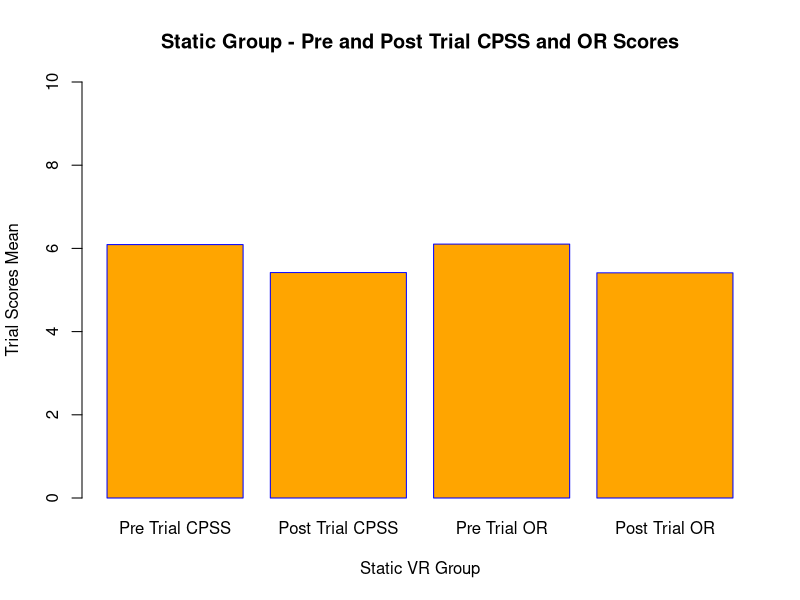
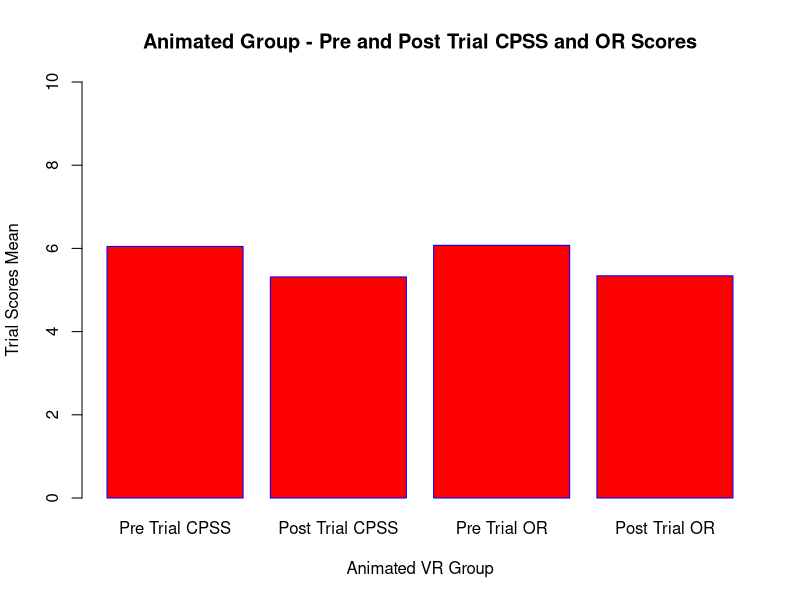
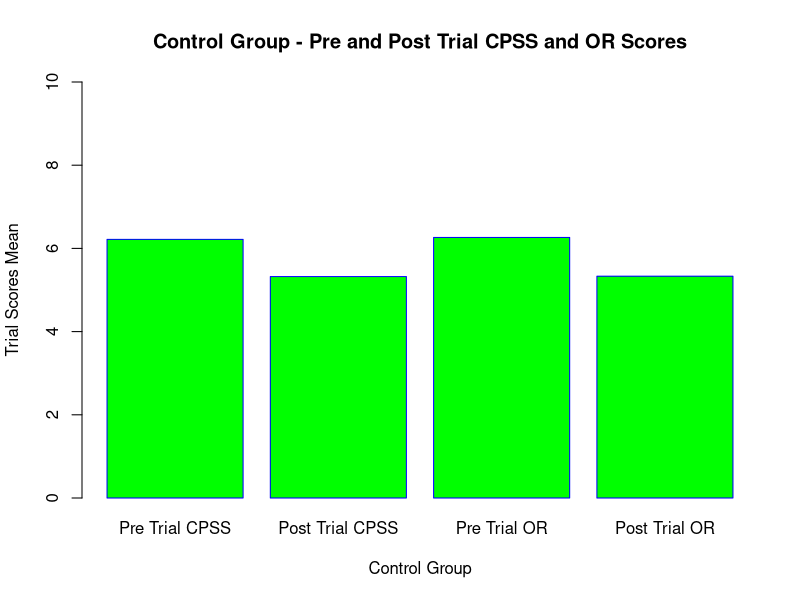
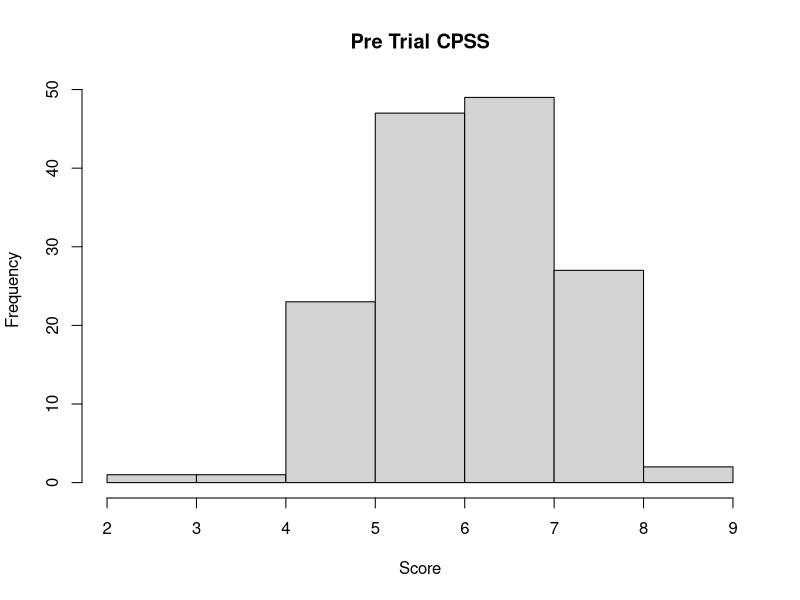
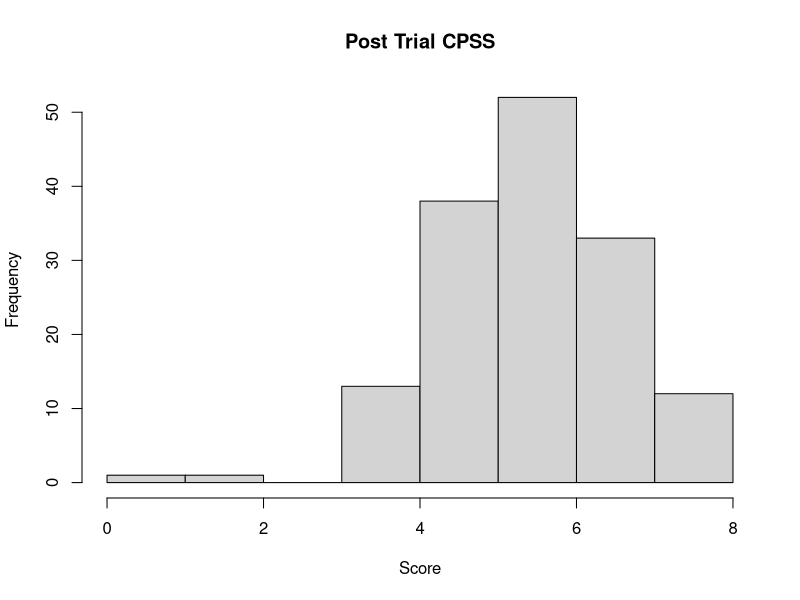
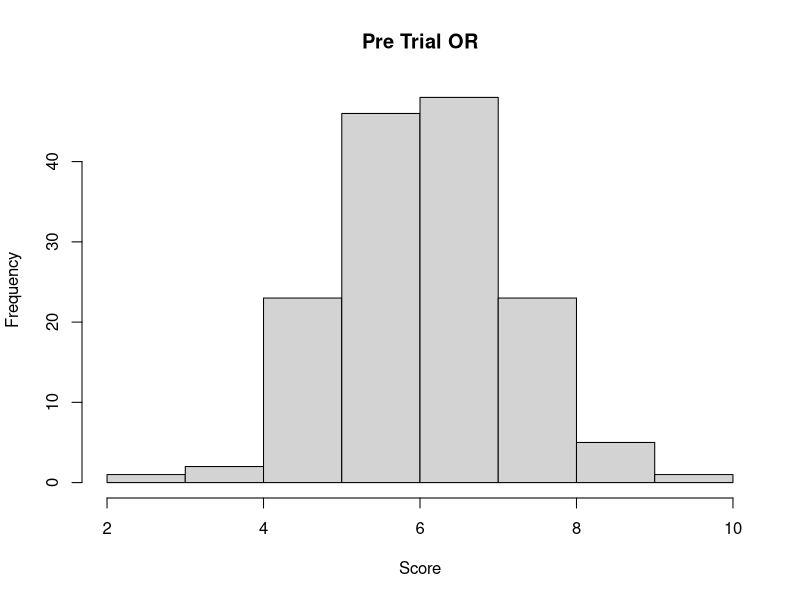
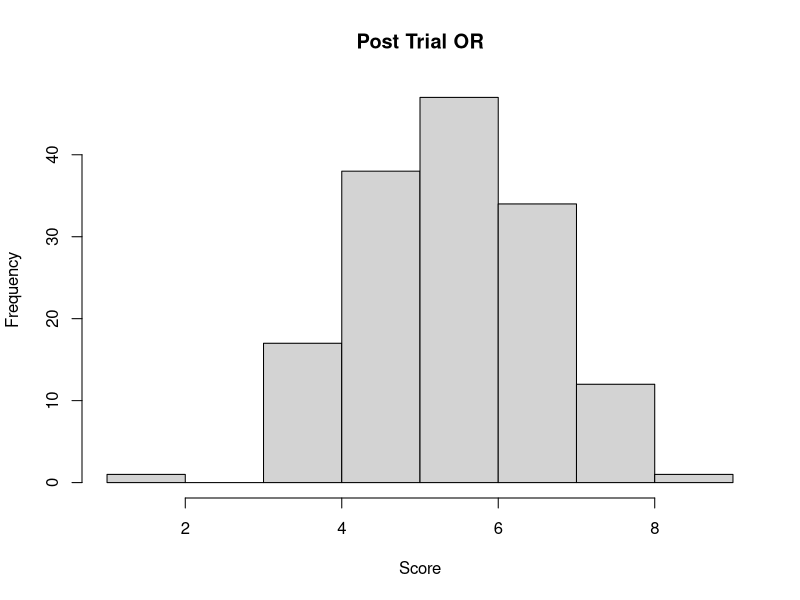
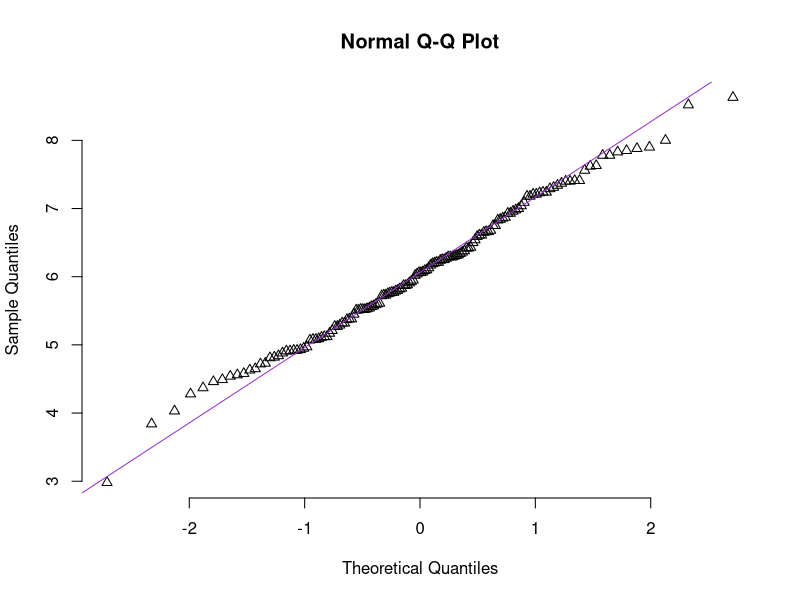

The R script that drew these images, in order:
## ---- chunk 1

library(readr)
daie_ca3_data_10 <- read_csv("daie_ca3_data_10.csv")
#View(daie_ca3_data_10)

head(daie_ca3_data_10,10)

summary(daie_ca3_data_10)

tail(daie_ca3_data_10,5)

static_data<-c(6.0914,5.4188,6.1032,5.4124)
CPSSOR<-c("Pre Trial CPSS","Post Trial CPSS","Pre Trial OR","Post Trial OR")

barplot(static_data,xlab="Static VR Group",ylab="Trial Scores Mean", main="Static Group - Pre and Post Trial CPSS and OR Scores", names.arg=CPSSOR, col="Orange", border="Blue", ylim=c(0,10))


animated_data<-c(6.0462,5.315,6.0736,5.3418)
CPSSOR<-c("Pre Trial CPSS","Post Trial CPSS","Pre Trial OR","Post Trial OR")

barplot(animated_data,xlab="Animated VR Group",ylab="Trial Scores Mean", main="Animated Group - Pre and Post Trial CPSS and OR Scores", names.arg=CPSSOR, col="Red", border="Blue", ylim=c(0,10))


control_data<-c(6.2172,5.323,6.2638,5.3314)
CPSSOR<-c("Pre Trial CPSS","Post Trial CPSS","Pre Trial OR","Post Trial OR")

barplot(control_data,xlab="Control Group",ylab="Trial Scores Mean", main="Control Group - Pre and Post Trial CPSS and OR Scores", names.arg=CPSSOR, col="Green", border="Blue", ylim=c(0,10))

## ---- chunk 2

#install.packages("tidyverse")
library(tidyverse)
glimpse(daie_ca3_data_10)
class(daie_ca3_data_10$gender)
unique(daie_ca3_data_10$gender)
unique(daie_ca3_data_10$test_group)

daie_ca3_data_10$test_group <- str_replace(daie_ca3_data_10$test_group,"Cotrol", "Control")

unique(daie_ca3_data_10$test_group)



## ---- chunk 3



hist(daie_ca3_data_10$pre_trial_cpss,
main = "Pre Trial CPSS",
xlab = "Score",
ylab = "Frequency",
breaks = 8)


hist(daie_ca3_data_10$post_trial_cpss,
main = "Post Trial CPSS",
xlab = "Score",
ylab = "Frequency",
breaks = 8)


hist(daie_ca3_data_10$pre_trial_or,
main = "Pre Trial OR",
xlab = "Score",
ylab = "Frequency",
breaks = 8)


hist(daie_ca3_data_10$post_trial_or,
main = "Post Trial OR",
xlab = "Score",
ylab = "Frequency",
breaks = 8)



## ---- chunk 4

qqnorm(daie_ca3_data_10$pre_trial_cpss,
       pch = 2, frame = FALSE)

qqline(daie_ca3_data_10$pre_trial_cpss,
       col = "darkorchid", lwd = 1)



qqnorm(daie_ca3_data_10$post_trial_cpss,
       pch = 2, frame = FALSE)

qqline(daie_ca3_data_10$post_trial_cpss,
       col = "darkorchid", lwd = 1)




qqnorm(daie_ca3_data_10$pre_trial_or,
       pch = 2, frame = FALSE)

qqline(daie_ca3_data_10$pre_trial_or,
       col = "darkorchid", lwd = 1)



qqnorm(daie_ca3_data_10$post_trial_or,
       pch = 2, frame = FALSE)

qqline(daie_ca3_data_10$post_trial_or,
       col = "darkorchid", lwd = 1)




## ---- chunk 5
